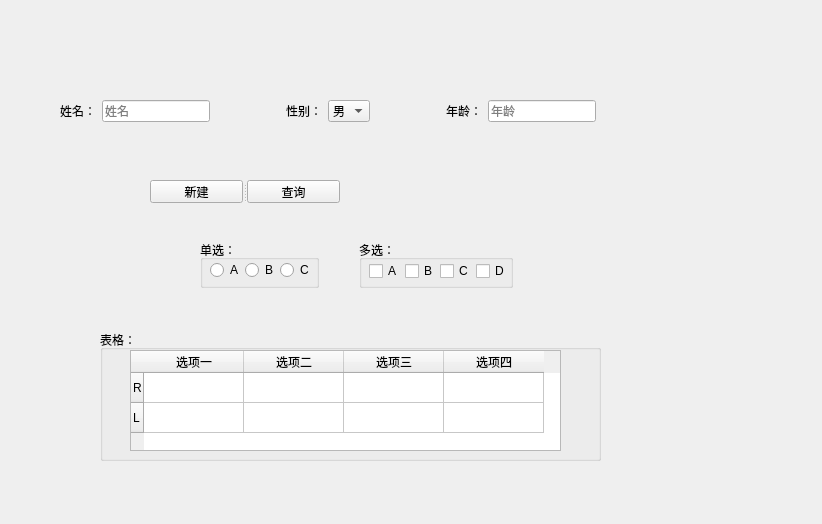
<?xml version="1.0" encoding="UTF-8"?>
<ui version="4.0">
 <class>Form</class>
 <widget class="QWidget" name="Form">
  <property name="geometry">
   <rect>
    <x>0</x>
    <y>0</y>
    <width>822</width>
    <height>524</height>
   </rect>
  </property>
  <property name="windowTitle">
   <string>Form</string>
  </property>
  <widget class="QGroupBox" name="groupBox">
   <property name="geometry">
    <rect>
     <x>200</x>
     <y>240</y>
     <width>119</width>
     <height>48</height>
    </rect>
   </property>
   <property name="title">
    <string>单选：</string>
   </property>
   <widget class="QRadioButton" name="radioButton">
    <property name="geometry">
     <rect>
      <x>10</x>
      <y>22</y>
      <width>29</width>
      <height>16</height>
     </rect>
    </property>
    <property name="text">
     <string>A</string>
    </property>
   </widget>
   <widget class="QRadioButton" name="radioButton_2">
    <property name="geometry">
     <rect>
      <x>45</x>
      <y>22</y>
      <width>29</width>
      <height>16</height>
     </rect>
    </property>
    <property name="text">
     <string>B</string>
    </property>
   </widget>
   <widget class="QRadioButton" name="radioButton_3">
    <property name="geometry">
     <rect>
      <x>80</x>
      <y>22</y>
      <width>29</width>
      <height>16</height>
     </rect>
    </property>
    <property name="text">
     <string>C</string>
    </property>
   </widget>
  </widget>
  <widget class="QGroupBox" name="groupBox_2">
   <property name="geometry">
    <rect>
     <x>359</x>
     <y>240</y>
     <width>154</width>
     <height>48</height>
    </rect>
   </property>
   <property name="title">
    <string>多选：</string>
   </property>
   <widget class="QWidget" name="layoutWidget">
    <property name="geometry">
     <rect>
      <x>10</x>
      <y>22</y>
      <width>136</width>
      <height>18</height>
     </rect>
    </property>
    <layout class="QHBoxLayout" name="horizontalLayout">
     <item>
      <widget class="QCheckBox" name="checkBox">
       <property name="text">
        <string>A</string>
       </property>
      </widget>
     </item>
     <item>
      <widget class="QCheckBox" name="checkBox_2">
       <property name="text">
        <string>B</string>
       </property>
      </widget>
     </item>
     <item>
      <widget class="QCheckBox" name="checkBox_3">
       <property name="text">
        <string>C</string>
       </property>
      </widget>
     </item>
     <item>
      <widget class="QCheckBox" name="checkBox_4">
       <property name="text">
        <string>D</string>
       </property>
      </widget>
     </item>
    </layout>
   </widget>
  </widget>
  <widget class="QGroupBox" name="groupBox_3">
   <property name="geometry">
    <rect>
     <x>100</x>
     <y>330</y>
     <width>501</width>
     <height>131</height>
    </rect>
   </property>
   <property name="title">
    <string>表格：</string>
   </property>
   <widget class="QTableWidget" name="tableWidget">
    <property name="geometry">
     <rect>
      <x>30</x>
      <y>20</y>
      <width>431</width>
      <height>101</height>
     </rect>
    </property>
    <row>
     <property name="text">
      <string>R</string>
     </property>
    </row>
    <row>
     <property name="text">
      <string>L</string>
     </property>
    </row>
    <column>
     <property name="text">
      <string>选项一</string>
     </property>
    </column>
    <column>
     <property name="text">
      <string>选项二</string>
     </property>
    </column>
    <column>
     <property name="text">
      <string>选项三</string>
     </property>
    </column>
    <column>
     <property name="text">
      <string>选项四</string>
     </property>
    </column>
   </widget>
  </widget>
  <widget class="QWidget" name="layoutWidget">
   <property name="geometry">
    <rect>
     <x>60</x>
     <y>100</y>
     <width>536</width>
     <height>22</height>
    </rect>
   </property>
   <layout class="QHBoxLayout" name="horizontalLayout_2">
    <item>
     <widget class="QLabel" name="label">
      <property name="text">
       <string>姓名：</string>
      </property>
     </widget>
    </item>
    <item>
     <widget class="QLineEdit" name="lineEdit">
      <property name="placeholderText">
       <string>姓名</string>
      </property>
     </widget>
    </item>
    <item>
     <spacer name="horizontalSpacer">
      <property name="orientation">
       <enum>Qt::Horizontal</enum>
      </property>
      <property name="sizeHint" stdset="0">
       <size>
        <width>40</width>
        <height>20</height>
       </size>
      </property>
     </spacer>
    </item>
    <item>
     <widget class="QLabel" name="label_2">
      <property name="text">
       <string>性别：</string>
      </property>
     </widget>
    </item>
    <item>
     <widget class="QComboBox" name="comboBox">
      <item>
       <property name="text">
        <string>男</string>
       </property>
      </item>
      <item>
       <property name="text">
        <string>女</string>
       </property>
      </item>
     </widget>
    </item>
    <item>
     <spacer name="horizontalSpacer_2">
      <property name="orientation">
       <enum>Qt::Horizontal</enum>
      </property>
      <property name="sizeHint" stdset="0">
       <size>
        <width>40</width>
        <height>20</height>
       </size>
      </property>
     </spacer>
    </item>
    <item>
     <widget class="QLabel" name="label_3">
      <property name="text">
       <string>年龄：</string>
      </property>
     </widget>
    </item>
    <item>
     <widget class="QLineEdit" name="lineEdit_2">
      <property name="placeholderText">
       <string>年龄</string>
      </property>
     </widget>
    </item>
   </layout>
  </widget>
  <widget class="QSplitter" name="splitter_2">
   <property name="geometry">
    <rect>
     <x>150</x>
     <y>180</y>
     <width>190</width>
     <height>23</height>
    </rect>
   </property>
   <property name="orientation">
    <enum>Qt::Horizontal</enum>
   </property>
   <widget class="QPushButton" name="pushButton">
    <property name="text">
     <string>新建</string>
    </property>
   </widget>
   <widget class="QPushButton" name="pushButton_2">
    <property name="text">
     <string>查询</string>
    </property>
   </widget>
  </widget>
 </widget>
 <resources/>
 <connections/>
</ui>
